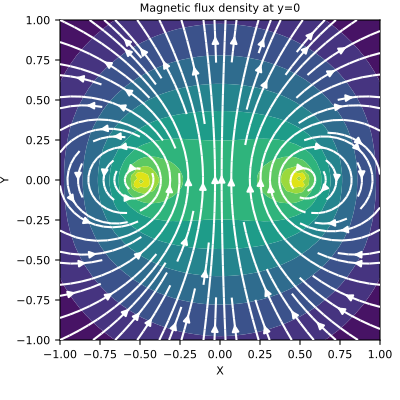

This chart was generated by the following Python code:
# Here, we define a horizontal loop and plot the magnetic flux
# density on the xz-plane that intercepts at y=0.

from geoana.em.static import CircularLoopWholeSpace
from geoana.utils import ndgrid
from geoana.plotting_utils import plot2Ddata
import numpy as np
import matplotlib.pyplot as plt

# Let us begin by defining the loop.

location = np.r_[0., 0., 0.]
orientation = np.r_[0., 0., 1.]
radius = 0.5
simulation = CircularLoopWholeSpace(
    location=location, orientation=orientation, radius=radius
)

# Now we create a set of gridded locations and compute the magnetic flux density.

xyz = ndgrid(np.linspace(-1, 1, 50), np.array([0]), np.linspace(-1, 1, 50))
B = simulation.magnetic_flux_density(xyz)

# Finally, we plot the magnetic flux density on the plane.

fig = plt.figure(figsize=(4, 4))
ax = fig.add_axes([0.15, 0.15, 0.8, 0.8])
plot2Ddata(xyz[:, 0::2], B[:, 0::2], ax=ax, vec=True, scale='log')
ax.set_xlabel('X')
ax.set_ylabel('Y')
ax.set_title('Magnetic flux density at y=0')
